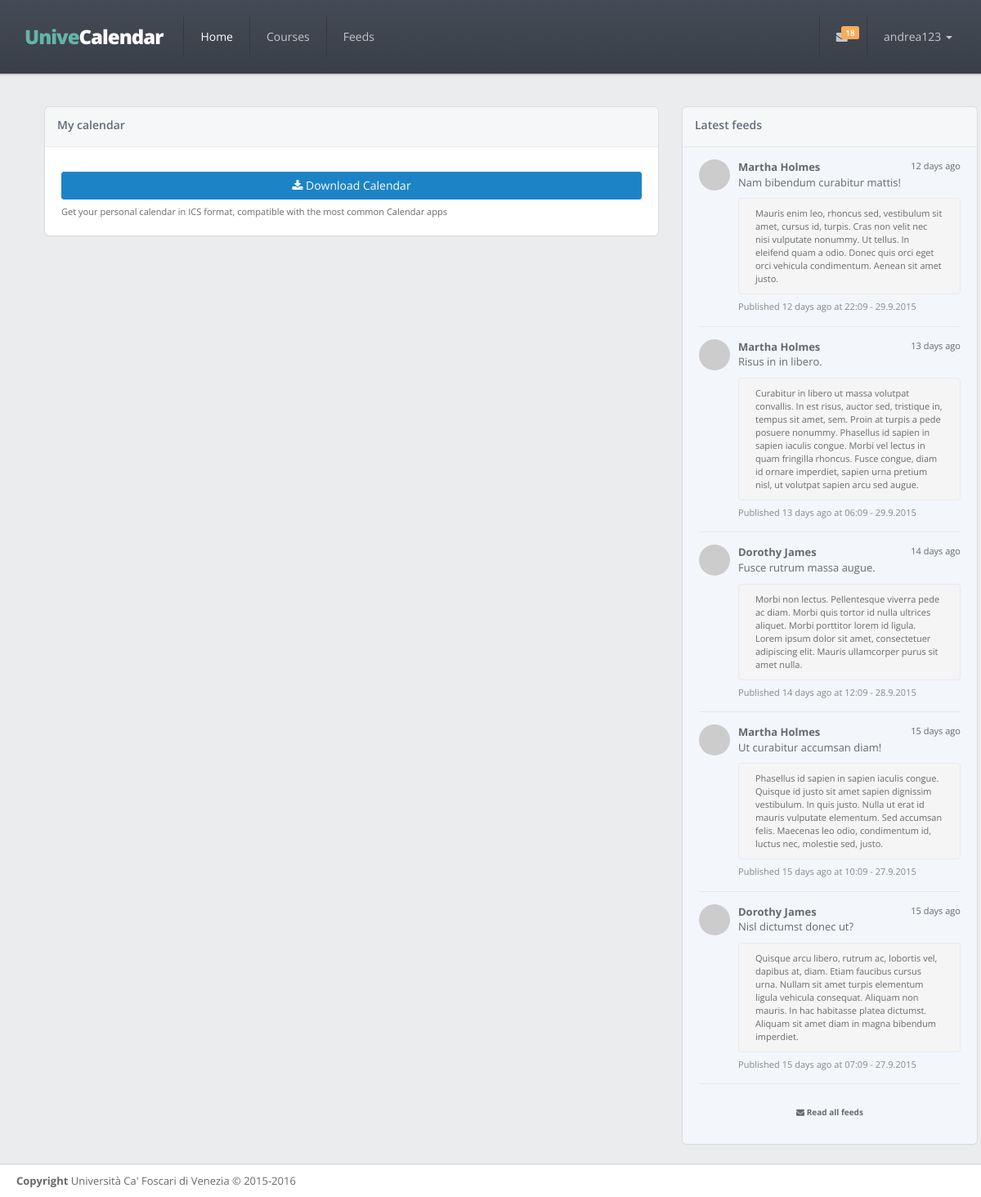
The page / (signed in) on the database its author committed.
### app/models.py (models this page shows, shortened)
class User(UserMixin, db.Model):
    __tablename__ = 'users'
    id = db.Column(db.Integer, primary_key=True)
    email = db.Column(db.String(64), unique=True)
    username = db.Column(db.String(64), unique=True)
    password_hash = db.Column(db.String(128))
    confirmed = db.Column(db.Boolean, default=False)
    member_since = db.Column(db.DateTime(), default=datetime.utcnow)
    last_seen = db.Column(db.DateTime(), default=datetime.utcnow)
    avatar_hash = db.Column(db.String(32))
    telegram_chat_id = db.Column(db.String(64))
    courses = db.relationship('Course',
                              backref='user_id',
                              secondary=follows,
                              lazy='dynamic')
    feeds = db.relationship('Feed',
                            backref='user_id',
                            secondary=reads,
                            lazy='dynamic')
    @property
    def password(self):
        raise AttributeError('Not readable')
    def ping(self):
        self.last_seen = datetime.utcnow()
        db.session.add(self)

class Feed(db.Model):
    __tablename__ = 'feeds'
    id = db.Column(db.Integer, primary_key=True)
    title = db.Column(db.String(64))
    body = db.Column(db.Text)
    timestamp = db.Column(db.DateTime, index=True, default=datetime.utcnow)
    professor_id = db.Column(db.Integer, db.ForeignKey('professors.id'))
    lesson_id = db.Column(db.Integer, db.ForeignKey('lessons.id'))
    users = db.relationship('User',
                            secondary=reads,
                            backref=db.backref('feed_id', lazy='dynamic'),
                            lazy='dynamic')
    @property
    def author(self):
        if self.professor:
            return self.professor.first_name + ' ' + self.professor.last_name
        return 'System Alert'
    @property
    def gravatar(self):
        if self.professor:
            return self.professor.gravatar()
        return ROBOT_AVATAR

class Professor(db.Model):
    __tablename__ = 'professors'
    id = db.Column(db.Integer, primary_key=True)
    first_name = db.Column(db.String(64))
    last_name = db.Column(db.String(64))
    email = db.Column(db.String(64), unique=True)
    avatar_hash = db.Column(db.String(32))
    courses = db.relationship('Course',
                              backref='professor',
                              lazy='dynamic')
    feeds = db.relationship('Feed',
                            backref='professor',
                            lazy='dynamic')
    def gravatar(self, size=100, default='identicon', rating='g'):
        if request.is_secure:
            url = 'https://secure.gravatar.com/avatar'
        else:
            url = 'http://www.gravatar.com/avatar'
        hash = self.avatar_hash or hashlib.md5(
            self.email.encode('utf-8')).hexdigest()
        return '{url}/{hash}?s={size}&d={default}&r={rating}'.format(
            url=url, hash=hash, size=size, default=default, rating=rating)

### app/main/views.py (the view)
@main.route('/', methods=['GET', 'POST'])
def index():
    if current_user.is_authenticated:
        return render_template('index.html', feeds=get_latest_feeds(5))
    return redirect(url_for('auth.login'))

### app/auth/views.py (called while the page is built)
@auth.before_app_request
def before_request():
    if current_user.is_authenticated:
        current_user.ping()
        if not current_user.confirmed \
                and request.endpoint[:5] != 'auth.' \
                and request.endpoint != 'static':
            return redirect(url_for('auth.unconfirmed'))

### app/main/views.py (called while the page is built)
@babel.localeselector
def get_locale():
    return request.accept_languages.best_match(
        current_app.config['LANGUAGES'].keys())

@main.after_app_request
def after_request(response):
    for query in get_debug_queries():
        if query.duration >= current_app.config['SLOW_DB_QUERY_TIME']:
            current_app.logger.warning(
                'Slow query: %s\nParameters: %s\nDuration: %fs\nContext: %s\n'
                % (query.statement, query.parameters, query.duration,
                   query.context))
    return response

@main.before_request
@login_required
def before_request():
    g.unread = count_unread_feeds()
    g.latest = get_latest_feeds(3)
    g.locale = get_locale()

def user_feeds_query():
    if not current_user.courses.count():
        return
    professor_ids = set([c.professor_id for c in current_user.courses])
    lesson_ids = [l.id for c in current_user.courses for l in c.lessons]
    return Feed.query.filter(or_(Feed.professor_id.in_(professor_ids),
                                 Feed.lesson_id.in_(lesson_ids)))

def get_latest_feeds(n=5):
    query = user_feeds_query()
    if query is not None:
        return query.order_by(Feed.timestamp.desc()).limit(n).all()

def count_unread_feeds():
    query = user_feeds_query()
    if query is not None:
        return query.filter(~Feed.users.contains(current_user)).count()

### app/models.py (called while the page is built)
@login_manager.user_loader
def load_user(user_id):
    return User.query.get(int(user_id))

### app/templates/index.html (shortened to what this page needs)
{% extends 'base.html' %}
{% set active_page='home' %}
{% block styles %}
    {{ super() }}
    <link href="http://cdnjs.cloudflare.com/ajax/libs/fullcalendar/2.4.0/fullcalendar.min.css" rel="stylesheet">
    <link href="http://cdnjs.cloudflare.com/ajax/libs/fullcalendar/2.4.0/fullcalendar.print.css" rel='stylesheet' media='print'>
{% endblock %}
{% block content %}
    <div class="row">
        <div class="col-lg-8">
            <div class="ibox float-e-margins">
                <div class="ibox-title">
                    <h5>{{ gettext('My calendar') }}</h5>
                </div>
                <div class="ibox-content">
                    <div class="row">
                        <div class="col-lg-12">
                            <a href="{{ url_for('main.download_calendar') }}" class="btn btn-success btn-block m-t"><i class="fa fa-download"></i> {{ gettext('Download Calendar') }}</a>
                            <small>{{ gettext('Get your personal calendar in ICS format, compatible with the most common Calendar apps') }}</small>
                        </div>
                    </div>
                </div>
            </div>
            <div class="row">
                <div class="col-lg-12">
                </div>
            </div>
        </div>
        <div class="col-lg-4">
            <div class="ibox">
                <div class="ibox-title">
                    <h5>{{ gettext('Latest feeds') }}</h5>
                </div>
                <div class="ibox-content" style="background-color: #f3f6fb">
                    <div class="feed-activity-list">
                        {{ macros.feeds_widget(feeds, moment) }}
                    </div>
                </div>
            </div>
        </div>
    </div>
{% endblock %}

### app/templates/base.html (shortened to what this page needs)
{% import "_macros.html" as macros %}
<!DOCTYPE html>
<html>
<head>
    {% block styles %}
        <link rel="stylesheet" href="https://maxcdn.bootstrapcdn.com/bootstrap/3.3.5/css/bootstrap.min.css" >
        <link rel="stylesheet" href="https://maxcdn.bootstrapcdn.com/font-awesome/4.4.0/css/font-awesome.min.css">
        <link href="{{ url_for('static', filename='css/animate.css') }}" rel="stylesheet">
        <link href="{{ url_for('static', filename='css/style.css') }}" rel="stylesheet">
    {% endblock %}
</head>
{% block body %}
    <body class="top-navigation">
    <div id="wrapper">
        <div id="page-wrapper" class="gray-bg">
            <div class="row border-bottom fancy-bg">
                <nav class="navbar navbar-static-top" role="navigation">
                    <div class="navbar-header">
                        <a href="{{ url_for('main.index') }}" class="navbar-brand" style="font-size: 24px">
                            <span class="text-navy">Unive</span>Calendar
                        </a>
                    </div>
                    <div class="navbar-collapse collapse" id="navbar">
                        {% set navigation_bar = [
                            (url_for('main.index'), 'home', 'Home'),
                            (url_for('main.courses'), 'courses', gettext('Courses')),
                            (url_for('main.feeds'), 'feeds', gettext('Feeds'))
                        ] -%}
                        <ul class="nav navbar-nav">
                            {% for href, id, caption in navigation_bar %}
                                <li{% if id == active_page %} class="active"{% endif %}>
                                    <a aria-expanded="false" role="button" href="{{ href|e }}">{{ caption|e }}
                                    </a>
                                </li>
                            {% endfor %}
                        </ul>
                        <ul class="nav navbar-top-links navbar-right">
                            <li class="dropdown">
                                <a class="dropdown-toggle count-info" data-toggle="dropdown" href="#">
                                    {% if g.unread %}
                                        <span class="label label-warning">{{ g.unread }}</span>
                                    {% endif %}
                                </a>
                            </li>
                            <li class="dropdown">
                                <a aria-expanded="false" role="button" href="#" class="dropdown-toggle" data-toggle="dropdown">{{ current_user.username }} <span class="caret"></span></a>
                            </li>
                        </ul>
                    </div>
                </nav>
            </div>
            <div class="wrapper wrapper-content">
                <div class="container">
                    {% block content %}
                    {% endblock %}
                </div>
            </div>
            <div class="footer">
                <div>
                    <strong>Copyright</strong> Università Ca' Foscari di Venezia &copy; 2015-2016
                </div>
            </div>
        </div>
    </div>
    </body>
{% endblock %}
</html>

### app/templates/_macros.html (shortened to what this page needs)
{% macro feeds_widget(feeds, moment) %}
    {% if not feeds %}
        <p class="text-center">{{ gettext('No feed found') }}</p>
    {% else %}
        {% for feed in feeds %}
            <div class="feed-element">
                <a href="#" class="pull-left">
                    <img alt="image" class="img-circle" src="{{ feed.gravatar }}">
                </a>
                <div class="media-body ">
                    <small class="pull-right">{{ moment(feed.timestamp).fromNow() }}</small>
                    <strong>{{ feed.author }}</strong><br> {{ feed.title }}<br>
                    <div class="well">
                        {{ feed.body }}
                    </div>
                    <small class="text-muted">{{ gettext('Published %(fromnow)s at %(date)s', fromnow=moment(feed.timestamp).fromNow(), date=moment(feed.timestamp).format('HH:MM - D.M.YYYY')) }}</small>
                </div>
            </div>
        {% endfor %}
        <div class="text-center link-block m-t">
            <a href="{{ url_for('main.feeds') }}">
                <i class="fa fa-envelope"></i> <strong>{{ gettext('Read all feeds') }}</strong>
            </a>
        </div>
    {% endif %}
{% endmacro %}

### rows shown on the page
User: username "andrea123"
Feed: timestamp "12 days ago", author "Martha Holmes", title "Nam bibendum curabitur mattis!", body "Mauris enim leo, rhoncus sed, vestibulum sit amet, cursus id, turpis. Cras non velit nec nisi vulputate nonummy. Ut tellus. In eleifend quam a odio. Donec quis orci eget orci vehicula condimentum. Aenean sit amet justo.", timestamp "Published 12 days ago at 22:09 - 29.9.2015"
Feed: timestamp "13 days ago", author "Martha Holmes", title "Risus in in libero.", body "Curabitur in libero ut massa volutpat convallis. In est risus, auctor sed, tristique in, tempus sit amet, sem. Proin at turpis a pede posuere nonummy. Phasellus id sapien in sapien iaculis congue. Morbi vel lectus in quam fringilla rhoncus. Fusce congue, diam id ornare imperdiet, sapien urna pretium nisl, ut volutpat sapien arcu sed augue.", timestamp "Published 13 days ago at 06:09 - 29.9.2015"
Feed: timestamp "14 days ago", author "Dorothy James", title "Fusce rutrum massa augue.", body "Morbi non lectus. Pellentesque viverra pede ac diam. Morbi quis tortor id nulla ultrices aliquet. Morbi porttitor lorem id ligula. Lorem ipsum dolor sit amet, consectetuer adipiscing elit. Mauris ullamcorper purus sit amet nulla.", timestamp "Published 14 days ago at 12:09 - 28.9.2015"
Feed: timestamp "15 days ago", author "Martha Holmes", title "Ut curabitur accumsan diam!", body "Phasellus id sapien in sapien iaculis congue. Quisque id justo sit amet sapien dignissim vestibulum. In quis justo. Nulla ut erat id mauris vulputate elementum. Sed accumsan felis. Maecenas leo odio, condimentum id, luctus nec, molestie sed, justo.", timestamp "Published 15 days ago at 10:09 - 27.9.2015"
Feed: timestamp "15 days ago", author "Dorothy James", title "Nisl dictumst donec ut?", body "Quisque arcu libero, rutrum ac, lobortis vel, dapibus at, diam. Etiam faucibus cursus urna. Nullam sit amet turpis elementum ligula vehicula consequat. Aliquam non mauris. In hac habitasse platea dictumst. Aliquam sit amet diam in magna bibendum imperdiet.", timestamp "Published 15 days ago at 07:09 - 27.9.2015"

### other values the page prints
{{ caption|e }} "Home" "Courses" "Feeds"
{{ g.unread }} "18"
{{ gettext('My calendar') }} "My calendar"
{{ gettext('Download Calendar') }} "Download Calendar"
{{ gettext('Latest feeds') }} "Latest feeds"
{{ gettext('Read all feeds') }} "Read all feeds"
